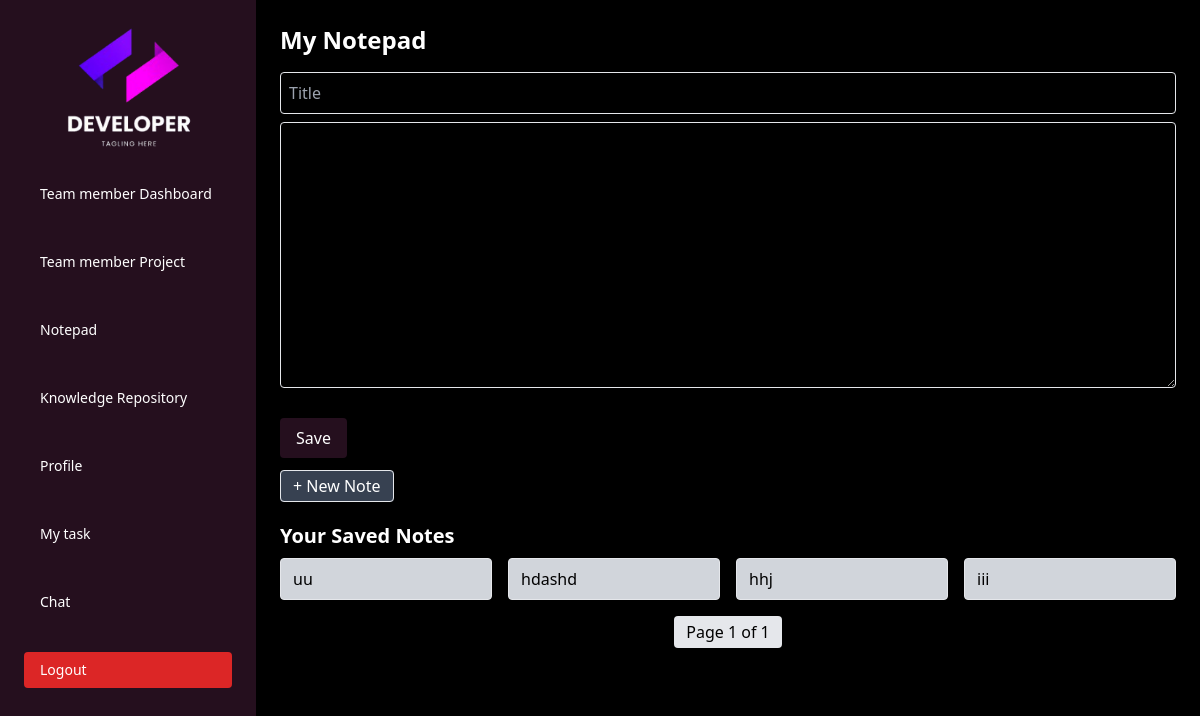
The page /teammember_notepad/ (signed in) on the database its author committed.
### monitoringapp/models.py (models this page shows, shortened)
class Notepad(models.Model):
    user = models.ForeignKey("User", on_delete=models.CASCADE)  # multiple notes per user
    title = models.CharField(max_length=255, default="Untitled")
    content = models.TextField(blank=True, null=True)
    created_at = models.DateTimeField(auto_now_add=True)
    updated_at = models.DateTimeField(auto_now=True)

### monitoringapp/views.py (the view, shortened to what this page needs)
# urls.py: path('teammember_notepad/', views.teammember_notepad, name='teammember_notepad'),
@never_cache
def teammember_notepad(request):
    user_id = request.session.get("user_id")
    if not user_id:   # 🔒 No session → back to index
        return redirect("index")
    user = get_object_or_404(User, id=user_id)
    all_notes = Notepad.objects.filter(user=user).order_by("-updated_at")
    paginator = Paginator(all_notes, 4)
    page_number = request.GET.get("page")
    page_obj = paginator.get_page(page_number)
    note_id = request.GET.get("note_id")
    note = None
    if note_id:
        try:
            note = Notepad.objects.get(id=note_id, user=user)
        except Notepad.DoesNotExist:
            note = None  # Invalid ID → open new note
    return render(request, "teammember_notepad.html", {"note": note, "page_obj": page_obj})

### monitoringapp/context_processors.py (called while the page is built)
def logged_in_user(request):
    user = None
    is_team_lead = False
    if request.session.get("user_id"):
        try:
            user = User.objects.get(id=request.session["user_id"])
            if user.job_Position.lower() == "team lead":
                is_team_lead = True
        except User.DoesNotExist:
            pass
    return {"logged_in_user": user, "is_team_lead": is_team_lead}

### monitoringapp/templates/teammember_notepad.html (shortened to what this page needs)
{% load static %}
<!DOCTYPE html>
<html lang="en">
<head>
  <script src="https://cdn.tailwindcss.com"></script>
  <link rel="stylesheet" href="{% static 'css/admin.css' %}">
</head>
<body class="bg-black text-white font-sans select-none">
<div id="sidebar"
     class="fixed top-0 left-0 h-full w-64 bg-[#250f1e] overflow-y-auto text-white p-6 z-50 transform -translate-x-full md:translate-x-0 transition-transform duration-300 ease-in-out">  <div class="flex items-center justify-between mb-6">
    <div class="w-full flex justify-center select-none">
      <img src="{% static 'images/logo.png' %}" alt="Logo" class="w-32 h-32 object-contain">
    </div>
  </div>
  <nav class="select-none">
    <ul class="space-y-8 text-sm">
      <li>
        <a href="{% url 'teammember_dashboard' %}" class="block py-2 px-4 rounded hover:bg-white hover:text-black">Team member Dashboard</a>
      </li>
      <li>
        <a href="{% url 'teammember_project' %}" class="block py-2 px-4 rounded hover:bg-white hover:text-black">Team member Project</a>
      </li>
      <li>
        <a href="{% url 'teammember_notepad' %}" class="block py-2 px-4 rounded hover:bg-white hover:text-black">Notepad</a>
      </li>
      <li>
        <a href="{% url 'teammember_repository' %}" class="block py-2 px-4 rounded hover:bg-white hover:text-black">Knowledge Repository</a>
      </li>
      <li>
        <a href="{% url 'teammember_profile' %}" class="block py-2 px-4 rounded hover:bg-white hover:text-black">Profile</a>
      </li>
      <li>
        <a href="{% url 'teammember_task' %}" class="block py-2 px-4 rounded hover:bg-white hover:text-black">My task</a>
      </li>
      <li>
        <a href="{% url 'teammember_chat' %}" class="block py-2 px-4 rounded hover:bg-white hover:text-black">Chat</a>
      </li>
      <a href="{% url 'teammember_logout' %}"
       class="block py-2 px-4 rounded bg-red-600 text-white">
       Logout
    </a>
    </ul>
  </nav>
</div>
<div class="ml-0 md:ml-64 p-4 md:p-6 max-md:mt-[5rem]">
  <h1 class="text-2xl font-bold mb-4">My Notepad</h1>
  <form method="POST">
    <input type="text" name="title"
           value="{% if note %}{{ note.title }}{% endif %}"
           placeholder="Title"
           class="w-full border p-2 rounded mb-2">
    <textarea name="content" rows="10" class="w-full border p-3 rounded mb-3">{% if note %}{{ note.content }}{% endif %}</textarea>
    <button type="submit" class="mt-3 bg-[#250f1e] text-white px-4 py-2 rounded">Save</button>
  </form>
  <div class="mt-4">
    <a href="{% url 'teammember_notepad' %}" class="px-3 py-1 border rounded bg-gray-700 text-white">+ New Note</a>
  </div>
  <h2 class="text-xl font-semibold mt-6 mb-2">Your Saved Notes</h2>
  <div class="grid grid-cols-1 md:grid-cols-4 gap-4">
    {% for n in page_obj %}
      <a href="?note_id={{ n.id }}"
         class="px-3 py-2 border rounded hover:bg-purple-300 hover:text-black
         {% if note and note.id == n.id %}bg-[#250f1e]/60 text-white{% else %}bg-gray-300 text-black{% endif %}">
        {{ n.title }}
      </a>
    {% empty %}
      <p class="col-span-4 text-gray-400">No saved notes yet.</p>
    {% endfor %}
  </div>
  <div class="flex justify-center gap-2 mt-4">
    <span class="px-3 py-1 rounded bg-gray-200 text-black">Page {{ page_obj.number }} of {{ page_obj.paginator.num_pages }}</span>
  </div>
</div>
</body>
</html>

### monitoringapp/static/css/admin.css (style rules this page uses)
input, select, textarea { background-color: transparent !important; color: white !important; }
html, body { overflow-x: hidden; width: 100%; }

### rows shown on the page
Notepad: title "uu"
Notepad: title "hdashd"
Notepad: title "hhj"
Notepad: title "iii"

### other values the page prints
{{ page_obj.number }} "1"
{{ page_obj.paginator.num_pages }} "1"
